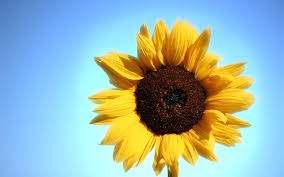
#> input picture Practices/Practice_5/Images/sun.jpg, 284 x 177 px, found by its file name
$ python rotateImg.py
#> lines starting #> are read from the running program, lines starting #| are printed output that depends on the picture
import cv2
img = cv2.imread("/home/jimi/Documents/TalTech/Md/IntroToPython/Practice_5/Images/sun.jpg")
#> img is the input picture: shape (177, 284, 3); mean B, G, R 176.2, 182.8, 154.6
rotationMatrix = cv2.getRotationMatrix2D((284/2,177/2),90,.5)
rotatedImage = cv2.warpAffine(img,rotationMatrix,(284,177))
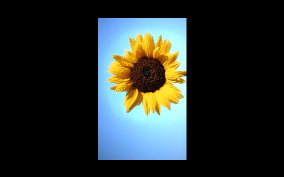
#> rotatedImage: shape (177, 284, 3); mean B, G, R 44.1, 45.8, 38.7
cv2.imshow('Rotated Image', rotatedImage)
cv2.waitKey(0)

$ run again, with Practices/Practice_5/Images/beautifulview.jpg copied over Practices/Practice_5/Images/sun.jpg
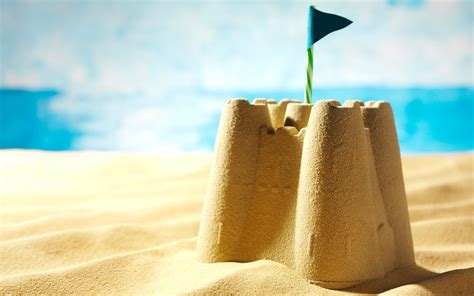
#> input picture Practices/Practice_5/Images/beautifulview.jpg, 474 x 296 px, found by its file name
#> img is the input picture: shape (296, 474, 3); mean B, G, R 171.1, 197, 191.2
#> `rotatedImage = cv2.warpAffine(img,rotationMatrix,(284,177))`:
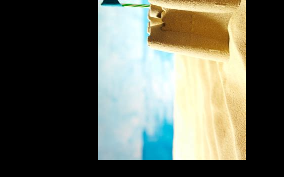
#> rotatedImage: shape (177, 284, 3); mean B, G, R 87, 99.4, 96.5
